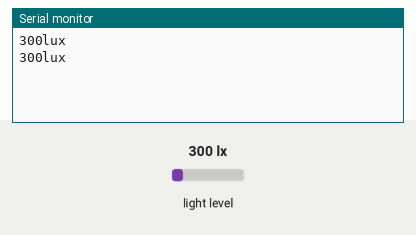
Recording of a program running on a simulated Arduino Uno, built with avr-gcc and run on an emulated ATmega328P. Shown: the last lines printed to the serial monitor. Wiring (inferred from the names in the program): BH1750 light sensor at I2C address 0x23. Inputs (shaded band) come from the test bench; at power-on: light level 300 lx.

Above: at 2.2 s.
2.3 s: light level set to 40 lx
At 3.6 s:
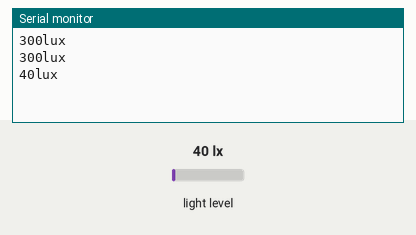
4.0 s: light level set to 500 lx
At 5.7 s:
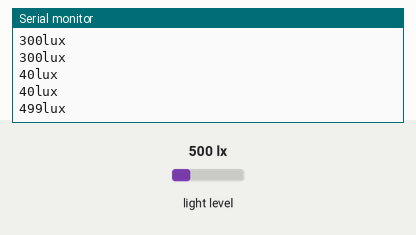
Timing chart, 0 to 7.2 s (numbered marks = the images above; inputs shaded):
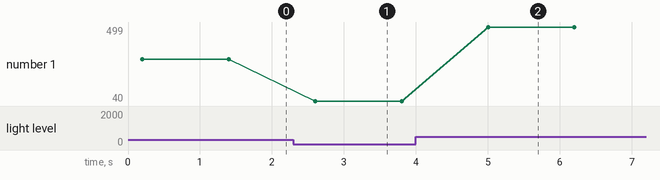

Measured:
- after the input at 2.3 s, the serial monitor: prints a new line after 0.30 s (image 1)
- after the input at 4.0 s, the serial monitor: prints a new line after 1.0 s (image 2)
- plotted number 1: 300 → 40 after the input at 2.3 s, 40 → 499 after the input at 4.0 s

The program:

main.cpp
```cpp
#include <Arduino.h>
#include <Wire.h>

#define BH1750_ADDRESS 0x23
#define BH1750_DATALEN 2

byte buff[2];
unsigned short lux = 0;

void bh1750Request(int address){
  Wire.beginTransmission(address);
  Wire.write(0x10);
  Wire.endTransmission();
}

int bh1750Read(int address)
{
  int i = 0;

  Wire.beginTransmission(address);
  Wire.requestFrom(address, 2);
  while (Wire.available())
  {
    buff[i] = Wire.read();
    i++;
  }
  Wire.endTransmission();

  return i;
}

void setup() {
  // put your setup code here, to run once:
  Wire.begin();
  Serial.begin(9600);
}

void loop() {
  // put your main code here, to run repeatedly:
  bh1750Request(BH1750_ADDRESS);
  delay(200);

  if(bh1750Read(BH1750_ADDRESS) == BH1750_DATALEN) {
    lux = (((unsigned short)buff[0] << 8)|(unsigned short)buff[1]) / 1.2;
    Serial.print(lux);
    Serial.println("lux");
  }
  delay(1000);

}
```
